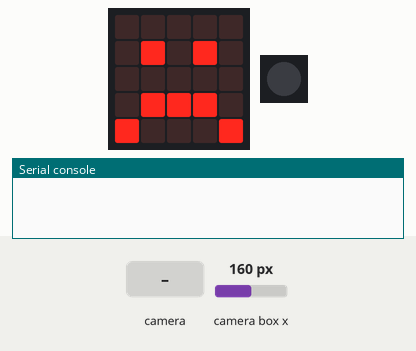
Bench run of a program on a simulated Calliope mini (MakeCode). Parts: the board's 5×5 LED display, 1 RGB LEDs in strip order, left to right, the last lines printed to the serial console. The inputs (shaded band) are chosen by the test bench; at power-on: camera box x 160 px.

Above: at 1.2 s.
1.3 s: the camera recognises learned object ID1 for 2 s
At 2.3 s:
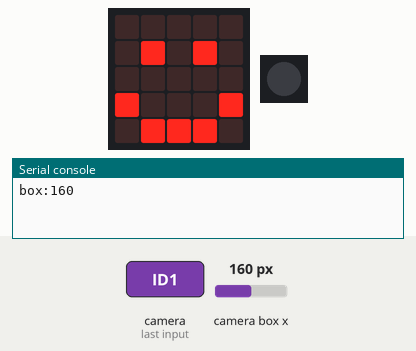
At 2.7 s:
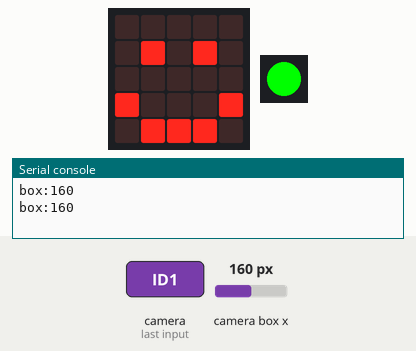
Timing chart, 0 to 5.8 s (numbered marks = the images above; inputs shaded):
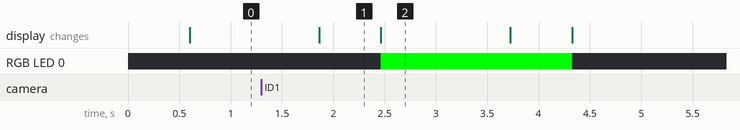

The program:

main.ts
```typescript
huskylens.initI2c()
huskylens.initMode(protocolAlgorithm.ALGORITHM_FACE_RECOGNITION)
basic.forever(function () {
    huskylens.request()
    if (huskylens.isLearned(1)) {
        if (huskylens.isAppear(1, HUSKYLENSResultType_t.HUSKYLENSResultBlock)) {
            serial.writeValue("box", huskylens.readeBox(1, Content1.xCenter))
            basic.showIcon(IconNames.Happy)
            basic.setLedColor(0x00ff00)
        } else {
            basic.showIcon(IconNames.Sad)
            basic.turnRgbLedOff()
        }
    }
})
```

test.ts
```typescript
// Hier kann man Tests durchführen; diese Datei wird nicht kompiliert, wenn dieses Paket als Erweiterung verwendet wird.
```

Measured:
- after the input at 1.3 s, RGB LED 0: off → RGB(0, 255, 0) after 1.2 s, → off 1.9 s later; the display: changes after 0.56 s (image 1)
- what the display in image 1 shows lasts 0.6 s, from 1.9 s to 2.5 s
- what the display in image 2 shows lasts 1.2 s, from 2.5 s to 3.7 s
